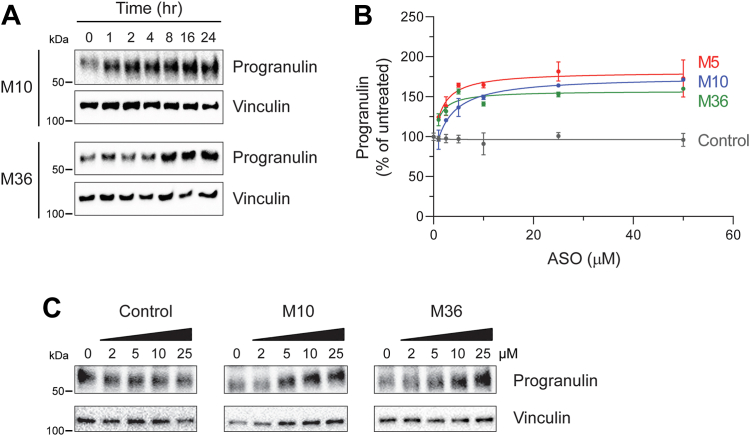
#> input picture data/real_figures/PMC10755782_fig2.jpg, 750 x 436 px
$ python make_demo_pdf.py
#> lines starting #> are read from the running program, lines starting #| are printed output that depends on the picture
"""Build examples/demo_reuse.pdf: a small "manuscript" with two subtle duplications.

Everything here is assembled by us from openly licensed (CC BY) figures, and the
title page says so. Nothing reflects anything the original authors did.

  Figure 1  Fig. 2 of PMC10755782, with ONE edit by us: the Vinculin strip in
            panel A (M10) is replaced by the HO 1 blot from our Figure 2,
            resized to fit. Intrapaper duplication: one blot shown as two proteins.
  Figure 2  Fig. 4 of PMC10352194, unaltered (the source of that strip).
  Figure 3  A cropped, resized and re-saved part of Fig. 1 of PMC10701888 (2023),
            presented as new data. Interpaper duplication: a published figure
            reused in a later paper. PMC10701888 is in the reference library.

The first page reads like a manuscript on the same topic as the source paper
(as paper mill products do), so the search agent has a realistic title and
captions to plan from; it does not name the source. The sources and our edits
are stated on the last page.
"""
from __future__ import annotations

import io
from pathlib import Path

import fitz  # PyMuPDF
from PIL import Image

ROOT = Path(__file__).resolve().parents[1]
FIG = ROOT / "data/real_figures"
OUT = ROOT / "examples/demo_reuse.pdf"

# Donor strip: HO 1 in panel b of PMC10352194 Fig. 4 (x, y, w, h in its pixels).
DONOR = (419, 313, 277, 55)
# Where it goes: over the M10 Vinculin strip in panel A of PMC10755782 Fig. 2.
TARGET_XY, TARGET_W = (54, 90), 168
# Part of PMC10701888 Fig. 1 (2023) reused as a new figure.
LIFT_BOX, LIFT_SCALE = (0, 150, 704, 332), 0.85

TITLE = "Fludarabine and clofarabine induce caspase 3 cleavage and a heat shock response in AML cells"
FRONT = (
    "DEMO MANUSCRIPT, NOT A REAL PAPER. Built by the Below the Watermark team for Gator Hack V from openly "
    "licensed figures, with two duplications we made on purpose. The last page lists the sources and our edits.\n\n"
    "Abstract. Combination chemotherapy with nucleoside analogs is used in acute myeloid leukemia (AML). We "
    "examined progranulin, heat shock proteins and markers of apoptosis (cleaved caspase 3, PARP1 cleavage and "
    "gamma-H2AX) by western blot in cells exposed to fludarabine and clofarabine."
)
CAPTIONS = [
    "Figure 1. Progranulin and vinculin over time and after treatment (western blot).",
    "Figure 2. Heat shock proteins and Nrf 2 / HO 1 after oxidative stress (western blot).",
    "Figure 3. Cleaved caspase 3, PARP1 and gamma-H2AX after combination treatment (western blot).",
]
BACK = (
    "Sources and our edits (all figures CC BY):\n"
    "- First figure: Fig. 2 of PMC10755782 (doi:10.1016/j.jbc.2023.105475). We replaced the M10 Vinculin strip "
    "in panel A with the HO 1 blot from the second figure, resized. This is the within-paper duplication.\n"
    "- Second figure: Fig. 4 of PMC10352194 (doi:10.1007/s12192-023-01349-6), unaltered.\n"
    "- Third figure: part of Fig. 1 of PMC10701888 (doi:10.3389/fonc.2023.1287444), cropped and resized by us. "
    "This is the across-paper duplication.\n\n"
    "Nothing here reflects anything the original authors did; their published figures are unaltered."
)


def jpeg(im: Image.Image, quality: int) -> bytes:
    buf = io.BytesIO()
    im.convert("RGB").save(buf, "JPEG", quality=quality)
    return buf.getvalue()


def add_figure(doc: fitz.Document, caption: str, data: bytes, size: tuple[int, int]) -> None:
    page = doc.new_page(width=612, height=792)
    w, h = size
    s = min(504 / w, 600 / h)
    page.insert_image(fitz.Rect(54, 72, 54 + w * s, 72 + h * s), stream=data)
    page.insert_textbox(fitz.Rect(54, 72 + h * s + 12, 558, 760), caption, fontsize=10, fontname="helv")


def main() -> None:
    f1 = Image.open(FIG / "PMC10755782_fig2.jpg").convert("RGB")
#> f1 is the input picture: PIL image 750x436 RGB; mean R, G, B 239.7, 239.6, 239.7
    f2 = Image.open(FIG / "PMC10352194_Fig4.jpg").convert("RGB")
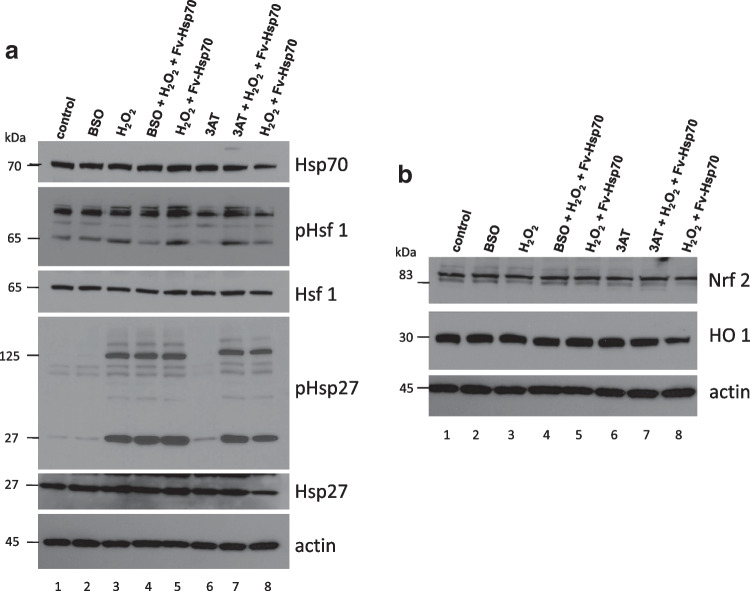
#> input picture data/real_figures/PMC10352194_Fig4.jpg, 750 x 591 px
#> f2 is the input picture: PIL image 750x591 RGB; mean R, G, B 211.3, 211.5, 212.5
    lib = Image.open(FIG / "PMC10701888_f1.jpg").convert("RGB")
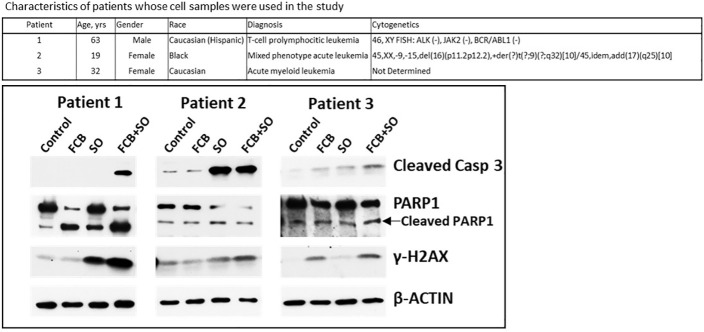
#> input picture data/real_figures/PMC10701888_f1.jpg, 704 x 332 px

    x, y, w, h = DONOR
    strip = f2.crop((x, y, x + w, y + h))
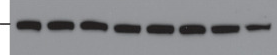
#> strip: PIL image 277x55 RGB; mean R, G, B 137.7, 138.4, 141.7
    strip = strip.resize((TARGET_W, round(h * TARGET_W / w)), Image.LANCZOS)
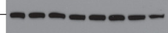
#> strip: PIL image 168x33 RGB; mean R, G, B 137.7, 138.3, 141.6
    fig1 = f1.copy()
    fig1.paste(strip, TARGET_XY)

    lifted = lib.crop(LIFT_BOX)
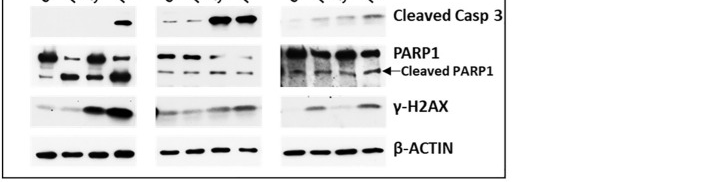
#> lifted: PIL image 704x182 RGB; min 0, max 255, mean 233.5
    lifted = lifted.resize((round(lifted.width * LIFT_SCALE), round(lifted.height * LIFT_SCALE)), Image.LANCZOS)
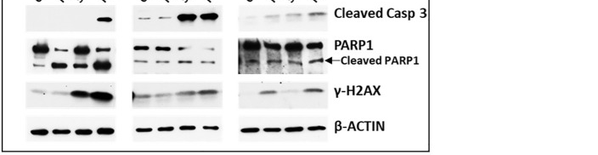
#> lifted: PIL image 598x155 RGB; min 0, max 255, mean 233.3

    doc = fitz.open()
    page = doc.new_page(width=612, height=792)
    page.insert_textbox(fitz.Rect(54, 72, 558, 140), TITLE, fontsize=16, fontname="hebo")
    page.insert_textbox(fitz.Rect(54, 150, 558, 500), FRONT, fontsize=11, fontname="helv")
    add_figure(doc, CAPTIONS[0], jpeg(fig1, 92), fig1.size)
    add_figure(doc, CAPTIONS[1], jpeg(f2, 92), f2.size)
    add_figure(doc, CAPTIONS[2], jpeg(lifted, 85), lifted.size)
    back = doc.new_page(width=612, height=792)
    back.insert_textbox(fitz.Rect(54, 72, 558, 700), BACK, fontsize=11, fontname="helv")
    doc.set_metadata({"title": TITLE, "author": ""})
    doc.save(OUT, garbage=4, deflate=True)
    print(f"wrote {OUT.relative_to(ROOT)}")


if __name__ == "__main__":
    main()
#> (the call stopped at in main, `doc = fitz.open()`: fitz is not available in this run)
